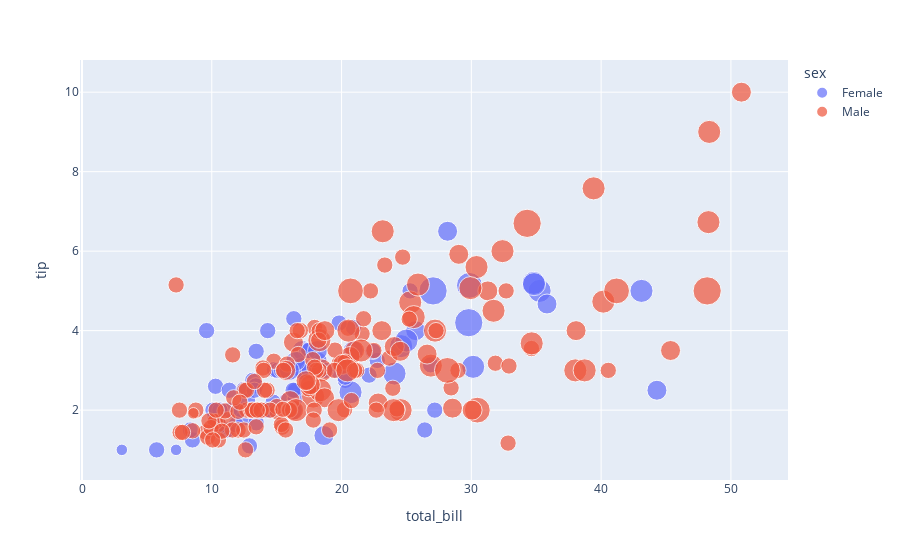

The notebook cell this image was saved under:
### Code cell
fig = px.scatter(tips,x='total_bill',y='tip',size='size',hover_data='tip',color='sex')
fig.show()

### Figure 1 — Plotly figure (JSON) as saved in the notebook; plotly's stock layout.template omitted (floating-point values rounded to 4 significant figures; data arrays with more than 128 entries replaced by an {"elided": "..."} marker saying what was removed)
{"data": [{"hovertemplate": "sex=Female<br>total_bill=%{x}<br>tip=%{y}<br>size=%{marker.size}<extra></extra>", "legendgroup": "Female", "marker": {"color": "#636efa", "size": [2, 4, 4, 2, 3, 3, 2, 2, 2, 2, 4, 3, 2, 4, 2, 2, 1, 3, 2, 2, 2, 1, 4, 2, 2, 2, 2, 2, 3, 2, 2, 2, 1, 3, 2, 2, 2, 4, 2, 2, 6, 2, 2, 2, 2, 2, 2, 2, 2, 2, 2, 2, 6, 2, 2, 3, 2, 5, 4, 2, 3, 2, 2, 2, 2, 3, 3, 2, 4, 2, 2, 2, 2, 3, 2, 2, 3, 2, 4, 2, 3, 2, 2, 2, 3, 2, 2], "sizemode": "area", "sizeref": 0.015, "symbol": "circle"}, "mode": "markers", "name": "Female", "orientation": "v", "showlegend": true, "type": "scatter", "x": [16.99, 24.59, 35.26, 14.83, 10.33, 16.97, 20.29, 15.77, 19.65, 15.06, 20.69, 16.93, 10.29, 34.81, 26.41, 16.45, 3.07, 17.07, 26.86, 25.28, 14.73, 10.07, 34.83, 5.75, 16.32, 22.75, 11.35, 15.38, 44.3, 22.42, 20.92, 14.31, 7.25, 25.71, 17.31, 10.65, 12.43, 24.08, 13.42, 12.48, 29.8, 14.52, 11.38, 20.27, 11.17, 12.26, 18.26, 8.51, 10.33, 14.15, 13.16, 17.47, 27.05, 16.43, 8.35, 18.64, 11.87, 29.85, 25, 13.39, 16.21, 17.51, 10.59, 10.63, 9.6, 20.9, 18.15, 19.81, 43.11, 13, 12.74, 13, 16.4, 16.47, 12.76, 13.27, 28.17, 12.9, 30.14, 13.42, 15.98, 16.27, 10.09, 22.12, 35.83, 27.18, 18.78], "xaxis": "x", "y": [1.01, 3.61, 5, 3.02, 1.67, 3.5, 2.75, 2.23, 3, 3, 2.45, 3.07, 2.6, 5.2, 1.5, 2.47, 1, 3, 3.14, 5, 2.2, 1.83, 5.17, 1, 4.3, 3.25, 2.5, 3, 2.5, 3.48, 4.08, 4, 1, 4, 3.5, 1.5, 1.8, 2.92, 1.68, 2.52, 4.2, 2, 2, 2.83, 1.5, 2, 3.25, 1.25, 2, 2, 2.75, 3.5, 5, 2.3, 1.5, 1.36, 1.63, 5.14, 3.75, 2.61, 2, 3, 1.61, 2, 4, 3.5, 3.5, 4.19, 5, 2, 2.01, 2, 2.5, 3.23, 2.23, 2.5, 6.5, 1.1, 3.09, 3.48, 3, 2.5, 2, 2.88, 4.67, 2, 3], "yaxis": "y"}, {"hovertemplate": "sex=Male<br>total_bill=%{x}<br>tip=%{y}<br>size=%{marker.size}<extra></extra>", "legendgroup": "Male", "marker": {"color": "#EF553B", "size": {"elided": "157 int values"}, "sizemode": "area", "sizeref": 0.015, "symbol": "circle"}, "mode": "markers", "name": "Male", "orientation": "v", "showlegend": true, "type": "scatter", "x": {"elided": "157 float values"}, "xaxis": "x", "y": {"elided": "157 float values"}, "yaxis": "y"}], "layout": {"autosize": true, "legend": {"itemsizing": "constant", "title": {"text": "sex"}, "tracegroupgap": 0}, "margin": {"t": 60}, "xaxis": {"anchor": "y", "autorange": true, "domain": [0, 1], "range": [-0.02814, 54.19], "title": {"text": "total_bill"}, "type": "linear"}, "yaxis": {"anchor": "x", "autorange": true, "domain": [0, 1], "range": [-0.01951, 11.12], "title": {"text": "tip"}, "type": "linear"}}}
